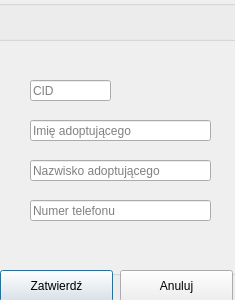
<?xml version="1.0" encoding="UTF-8"?>
<ui version="4.0">
 <class>adoptionWindow</class>
 <widget class="QDialog" name="adoptionWindow">
  <property name="geometry">
   <rect>
    <x>0</x>
    <y>0</y>
    <width>235</width>
    <height>300</height>
   </rect>
  </property>
  <property name="windowTitle">
   <string>Adopcja</string>
  </property>
  <widget class="QGroupBox" name="groupBox">
   <property name="geometry">
    <rect>
     <x>-10</x>
     <y>0</y>
     <width>421</width>
     <height>41</height>
    </rect>
   </property>
   <property name="title">
    <string/>
   </property>
  </widget>
  <widget class="QLineEdit" name="lineEditCID">
   <property name="geometry">
    <rect>
     <x>30</x>
     <y>80</y>
     <width>81</width>
     <height>21</height>
    </rect>
   </property>
   <property name="placeholderText">
    <string>CID</string>
   </property>
  </widget>
  <widget class="QLineEdit" name="lineEditName">
   <property name="geometry">
    <rect>
     <x>30</x>
     <y>120</y>
     <width>181</width>
     <height>21</height>
    </rect>
   </property>
   <property name="placeholderText">
    <string>Imię adoptującego</string>
   </property>
  </widget>
  <widget class="QLineEdit" name="lineEditSurname">
   <property name="geometry">
    <rect>
     <x>30</x>
     <y>160</y>
     <width>181</width>
     <height>21</height>
    </rect>
   </property>
   <property name="placeholderText">
    <string>Nazwisko adoptującego</string>
   </property>
  </widget>
  <widget class="QLineEdit" name="lineEditPhoneNumber">
   <property name="geometry">
    <rect>
     <x>30</x>
     <y>200</y>
     <width>181</width>
     <height>21</height>
    </rect>
   </property>
   <property name="placeholderText">
    <string>Numer telefonu</string>
   </property>
  </widget>
  <widget class="QGroupBox" name="groupBoxDown">
   <property name="geometry">
    <rect>
     <x>-40</x>
     <y>270</y>
     <width>591</width>
     <height>41</height>
    </rect>
   </property>
   <property name="title">
    <string/>
   </property>
   <widget class="QPushButton" name="pushButtonCancel">
    <property name="geometry">
     <rect>
      <x>160</x>
      <y>0</y>
      <width>113</width>
      <height>32</height>
     </rect>
    </property>
    <property name="focusPolicy">
     <enum>Qt::NoFocus</enum>
    </property>
    <property name="text">
     <string>Anuluj</string>
    </property>
   </widget>
   <widget class="QPushButton" name="pushButtonConfirm">
    <property name="geometry">
     <rect>
      <x>40</x>
      <y>0</y>
      <width>113</width>
      <height>32</height>
     </rect>
    </property>
    <property name="focusPolicy">
     <enum>Qt::NoFocus</enum>
    </property>
    <property name="text">
     <string>Zatwierdź</string>
    </property>
    <property name="default">
     <bool>true</bool>
    </property>
   </widget>
  </widget>
 </widget>
 <resources/>
 <connections/>
</ui>
